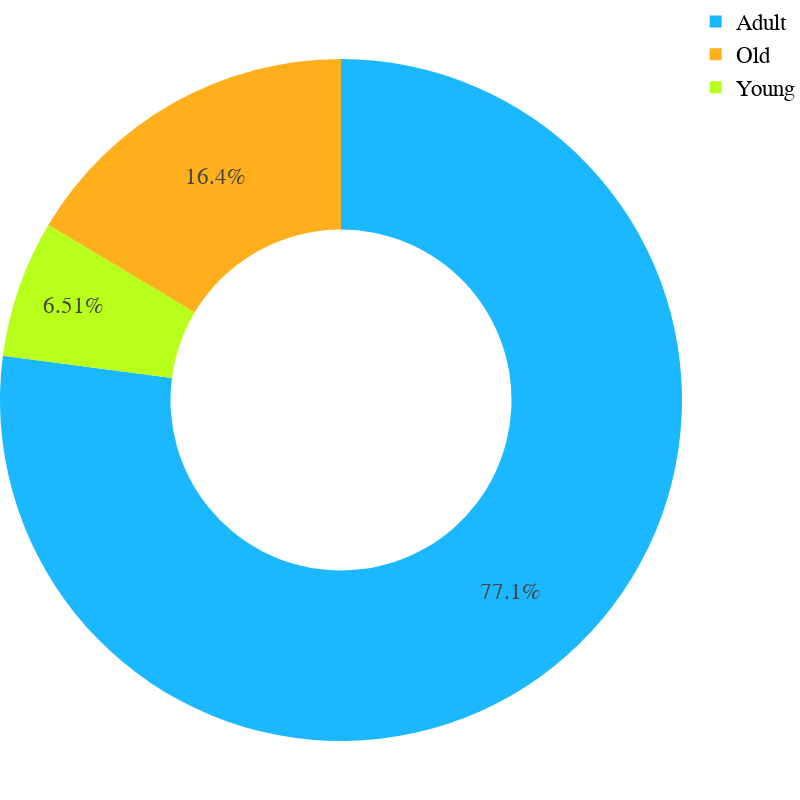

The code cell stored with this chart in its notebook:
### Code cell
print(df['Age'].value_counts())
fig = px.pie(data, names='Age', hole=.5,
            color_discrete_sequence=["#1CB8FF", "#FFAE1C  ", "#B8FF1C"])
fig.update_layout(
    margin=dict(t=0, b=0, l=0, r=0),
    width=800,
    height=800,
    font=dict(
        family="Times New Roman",
        size=23,
        color="Black"
    )
)
fig.show()

### Figure 1 — Plotly figure (JSON) as saved in the notebook; plotly's stock layout.template omitted (floating-point values rounded to 4 significant figures; data arrays with more than 128 entries replaced by an {"elided": "..."} marker saying what was removed)
{"data": [{"domain": {"x": [0, 1], "y": [0, 1]}, "hole": 0.5, "hovertemplate": "Age=%{label}<extra></extra>", "labels": {"elided": "6681 str values"}, "legendgroup": "", "name": "", "showlegend": true, "type": "pie"}], "layout": {"font": {"color": "Black", "family": "Times New Roman", "size": 23}, "height": 800, "legend": {"tracegroupgap": 0}, "margin": {"b": 0, "l": 0, "r": 0, "t": 0}, "piecolorway": ["#1CB8FF", "#FFAE1C  ", "#B8FF1C"], "width": 800}}
